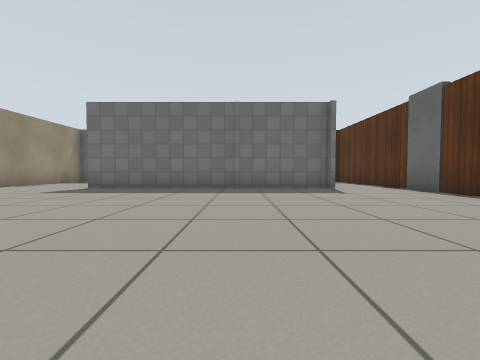
[1] (above)

16 first-person views from a walk through a Gazebo world. The camera is 0.5 m above the floor, tilts 2° down and sees 90° across. The floor is counted in squares, 1 m on a side. Each view is taken from the middle of a square. On the plan, view 1 faces up. The plan holds only what a view shows up to about 9 squares ahead; the rest is blank. Robots are left out. Gazebo's built-in surfaces are drawn with simple patterns.

[2]
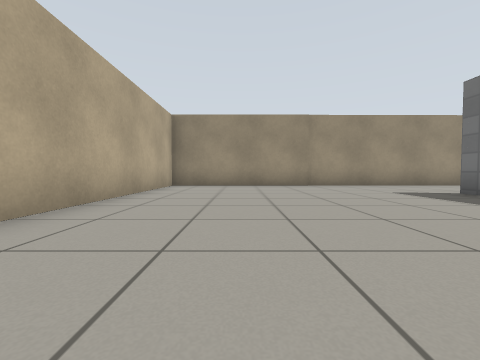

[3]
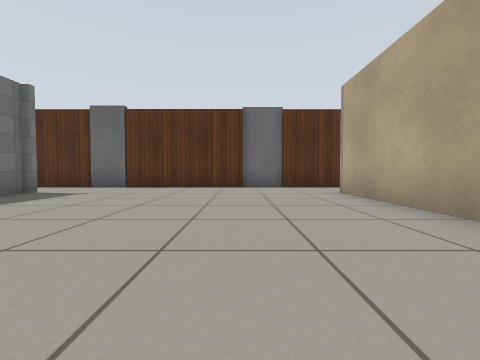

[4]
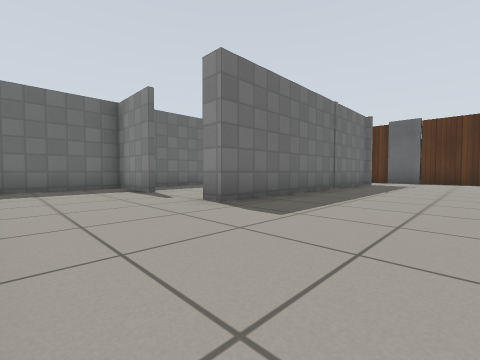

[5]
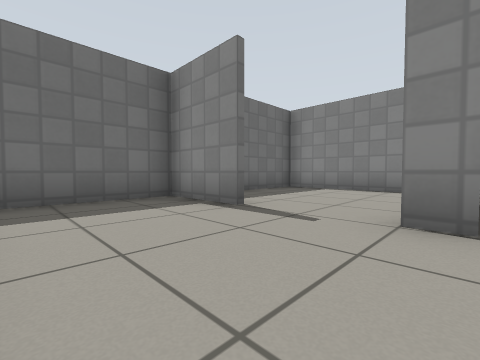

[6]
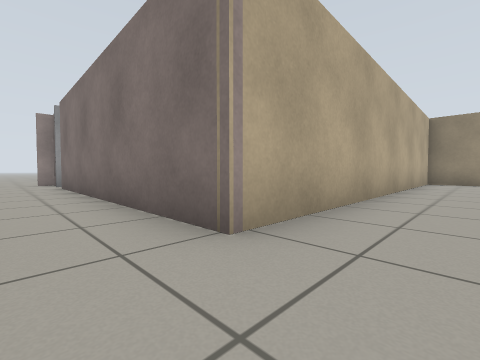

[7]
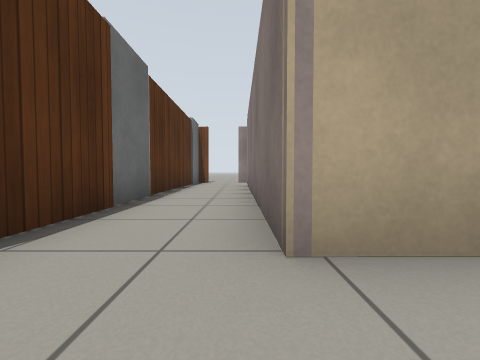

[8]
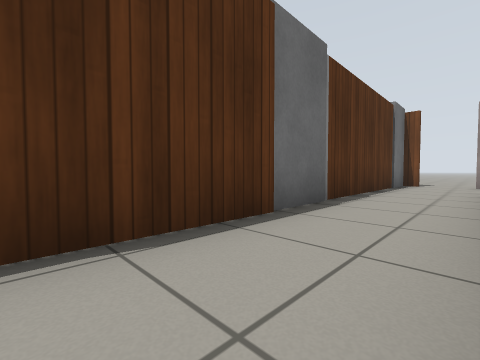

[9]
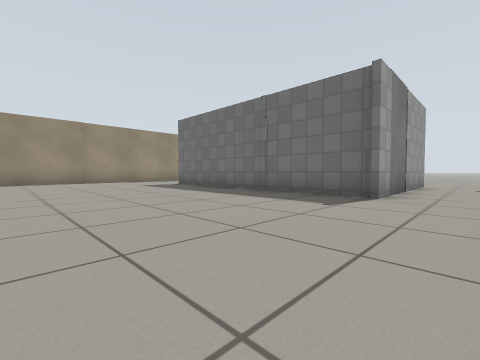

[10]
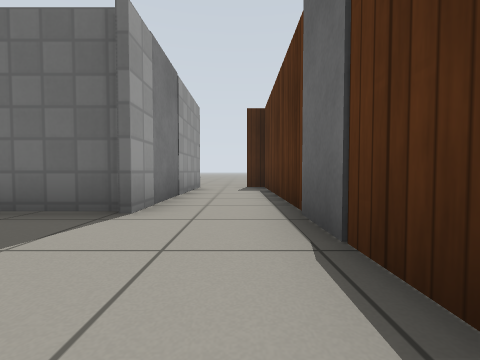

[11]
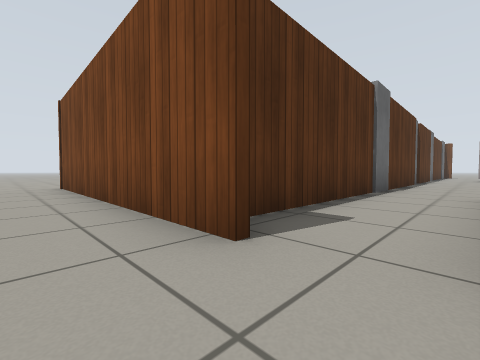

[12]
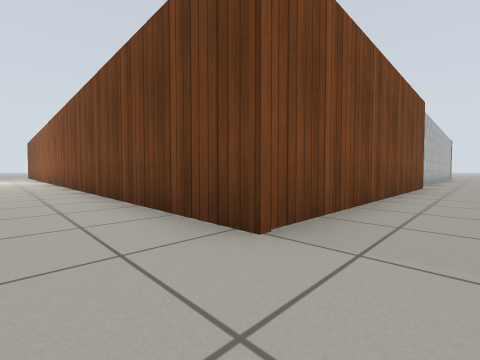

[13]
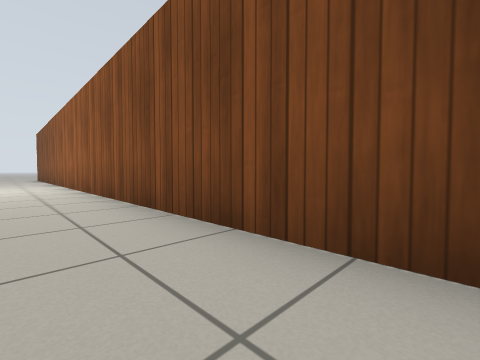

[14]
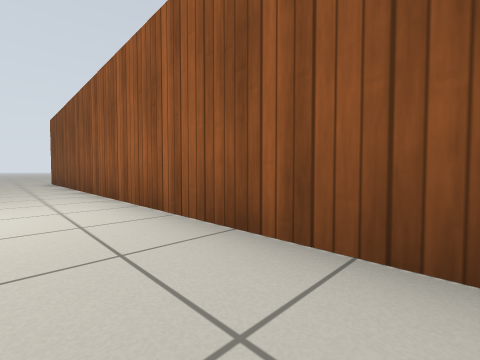

[15]
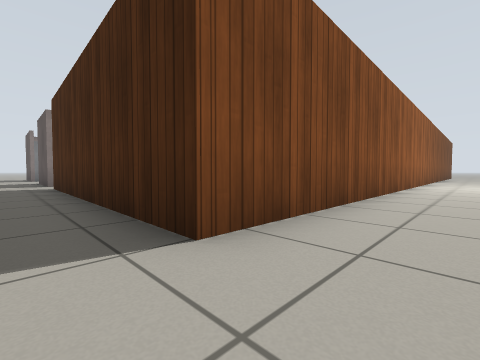

[16]
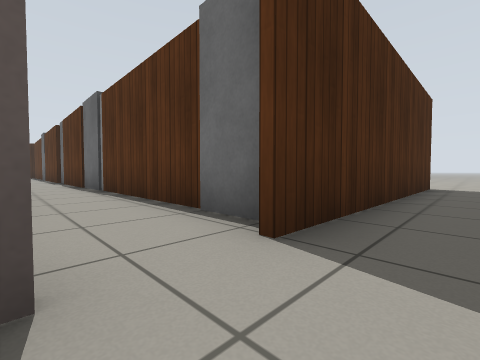

### Floor plan
Points are (right, up) in squares from view 1. A wall is a line through its corners. A room is listed if a view was taken in it or the views show most of it. See-through windows are left out.
Room 1 (views 1, 2, 3, 4, 5, 6, 7, 8, 9, 10)
walls: (-0.2, 8.2) (-0.2, 11.5) (-7.1, 11.5); (2.7, 7.5) (2.7, 7) (-4.5, 7) (-4.5, 7.5); (-4.5, 9.5) (-4.5, 11.5); (4.8, 1.9) (4.8, 5.6); (-7.5, 10) (-7.5, -0.4) (2.7, -0.4) (2.7, -2.4); (4.8, -2.5) (4.8, 0.6)
ways out: opening at (4, -1.5) to room 5; opening at (3.5, 7) to room 6
objects: door leaf (5, 1); door leaf (5, 6)
Room 2 (view 11)
walls: (1.5, 11.7) (2.7, 11.7) (2.7, 10.5); (4.1, 11.8) (11.6, 11.7); (4.8, 10.4) (4.8, 11.7) (4.1, 11.7)
ways out: opening at (11, 13) to room 3; opening at (3.5, 11) to room 7
Room 3 (views 12, 13, 14, 15)
walls: (11.6, 11.7) (11.6, -10)
ways out: opening at (11, 13) to room 2; opening at (11, -11) to room 4
Room 4 (view 16)
walls: (2.5, -9.8) (3.1, -9.8); (3.1, -9.9) (1.3, -9.9); (11.6, -10) (4.4, -9.9)
ways out: opening at (11, -11) to room 3; opening at (3, -8.5) to room 5; opening at (4, -10) to room 5
objects: door leaf (2, -9)
Room 5 (no view inside)
walls: (4.8, -8.5) (4.8, -3.9); (4.4, -9.8) (4.9, -9.8); (2.7, -2.4) (2.7, -7.6)
ways out: opening at (4, -1.5) to room 1; opening at (3, -8.5) to room 4; opening at (4, -10) to room 4
objects: door leaf (5, -9); door leaf (5, -3)
Room 6 (no view inside)
walls: (4.8, 6.7) (4.8, 9.4)
ways out: opening at (3.5, 7) to room 1; opening at (3.5, 9) to room 7
Room 7 (no view inside)
walls: (4.8, 9.4) (4.8, 10.4); (2.7, 10.5) (2.7, 9)
ways out: opening at (3.5, 11) to room 2; opening at (3.5, 9) to room 6

Where each view was taken, in squares from view 1:
view 1: 0 up, 0 right, facing up
view 2: 2 up, 1 right, facing left
view 3: 2 up, 3 left, facing right
view 4: 4 up, 7 left, facing up-right
view 5: 7 up, 7 left, facing up-right
view 6: 1 up, 4 right, facing down-left
view 7: 1 up, 3 right, facing down
view 8: 0 up, 3 right, facing down-right
view 9: 2 up, 4 right, facing up-left
view 10: 4 up, 4 right, facing up
view 11: 13 up, 3 right, facing down-right
view 12: 13 up, 13 right, facing down-left
view 13: 7 up, 13 right, facing down-left
view 14: 2 up, 13 right, facing down-left
view 15: 11 down, 13 right, facing up-left
view 16: 11 down, 3 right, facing up-right
